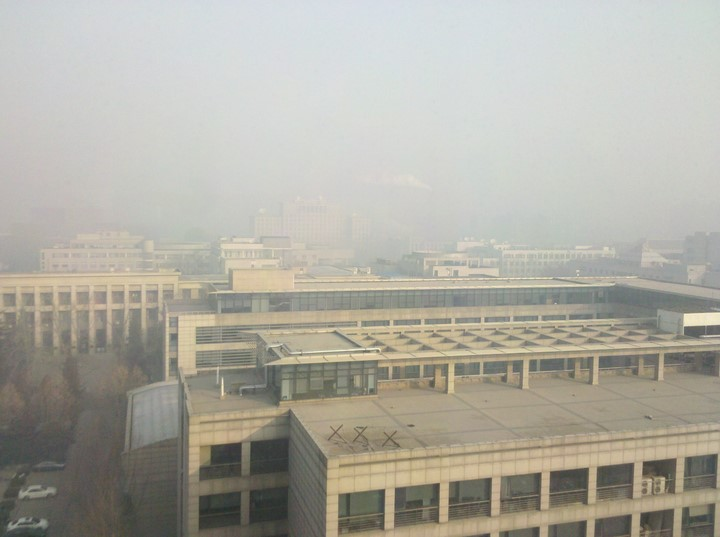
#> input picture matlab/img1/fog.bmp, 720 x 537 px
$ python -i graphic.py   (imports and definitions only)   (Python 2 division)   (older library calls are emulated)
#> lines starting #> are read from the running program, lines starting #| are printed output that depends on the picture; after the words box and inside, x2 and y2 are one past the last pixel; in counts of white or black regions, pixels touching at a corner belong together
#> further down, picture is the input picture: shape (537, 720, 3); mean B, G, R 162.2, 172.1, 174.4
import cv2
import numpy as np
import scipy
import scipy.sparse
import scipy.sparse.linalg
from math import ceil, exp, pi, cos, sin
from scipy.ndimage import convolve1d, gaussian_filter
from sklearn.neighbors import NearestNeighbors
from numpy.linalg import inv

############# poisson ###########

MASK_LIMIT_LIGHT=240
POISSON_ALPHA = 0.4
MASK_BORDER = 3
MASK_INNER = 1
MASK_EDGE = 2
MASK_OUTER = 0
CORNER_THRESHOLD = 500


GRAD_KERN = np.array([1, 0, -1], dtype=np.float)
NON_MAX_SIZE = (6,6)
NON_MAX_FLAG_MAX = 1
NON_MAX_FLAG_NON = 0
SIFT_SIZE = (8,8)
SIFT_BLOCK_SIZE = (32,32)
IGNORE_K = 2

# [8 lines left out: function neighbor, not called in this run]

def check_in(p,rect):
	return p[0] >= rect[0] and p[0] < rect[0]+rect[2] and p[1] >= rect[1] and p[1] < rect[1]+rect[3]

# [132 lines left out: functions getG, laplacian, from_mat_to_mask, make_border, compute_mask, poisson_blending, not called in this run]


########### stitch ################

def stitch_is_cor(img):
	cor_R = img2harris_R(img)
	is_cor = cor_R > CORNER_THRESHOLD

	return is_cor * 125 + img[:,:,0]

# [119 lines left out: functions stitch_non_max, stitch, feature_match_img, not called in this run]

def img2gray(img):
	return cv2.cvtColor(img , cv2.COLOR_BGR2GRAY)

def img2harris_R(image,size=3,k=0.04):
	gray = img2gray(image)
	gray = np.float32(gray)
	i_x , i_y = gradient1d(gray)
	ma = i_x * i_x
	mb = i_x * i_y
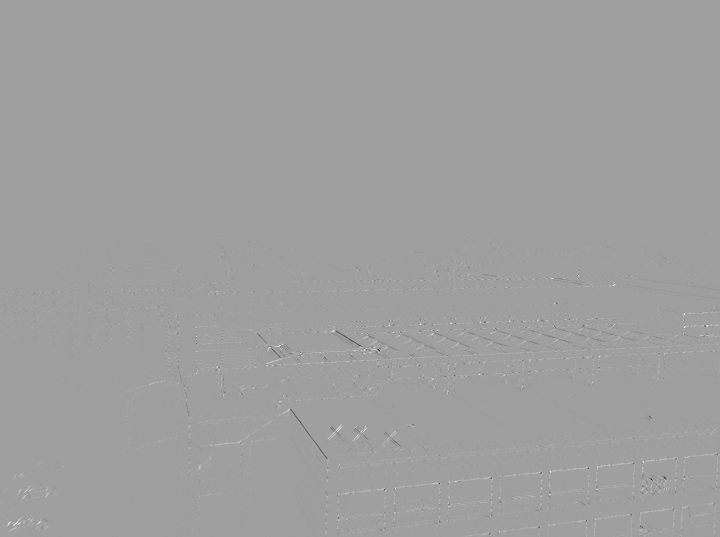
#> mb: shape (537, 720) float32; min -8170, max 4920, mean 6.3; drawn with min black and max white
	mc = i_y * i_y
	ma = gaussian_filter(ma,size)
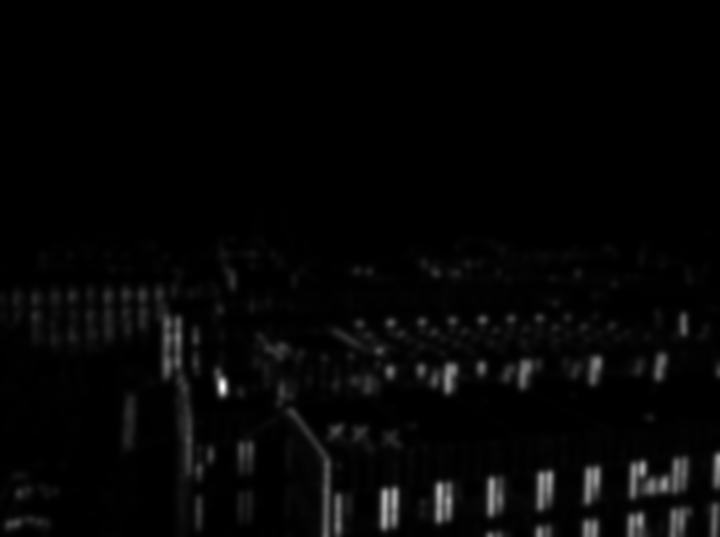
#> ma: shape (537, 720) float32; min 0.0424, max 2993.6, mean 68.8; drawn with min black and max white
	mb = gaussian_filter(mb,size)
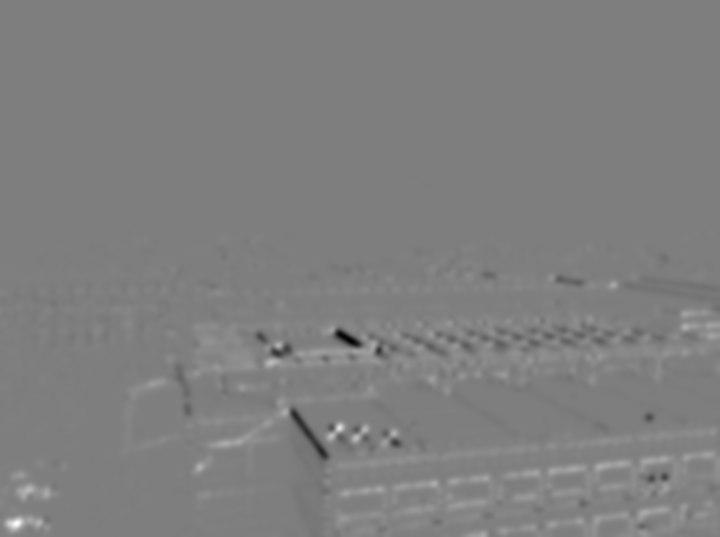
#> mb: shape (537, 720) float32; min -677.3, max 689, mean 6.3; drawn with min black and max white
	mc = gaussian_filter(mc,size)
	mac = ma + mc
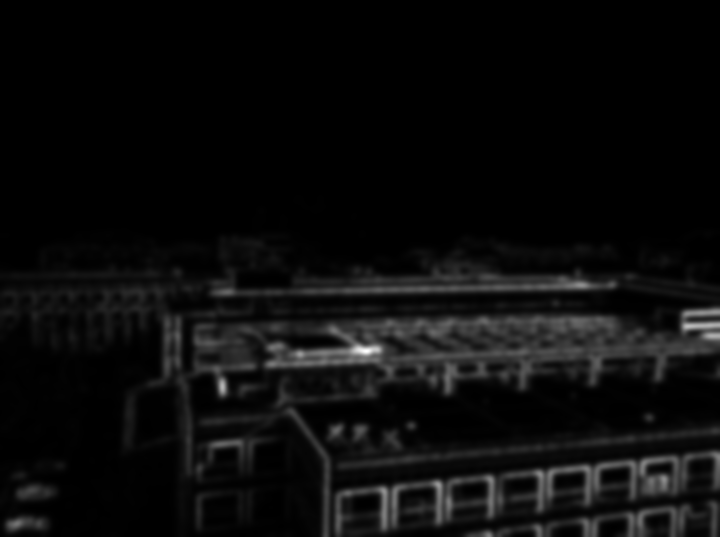
#> mac: shape (537, 720) float32; min 0.162, max 4348.6, mean 204; drawn with min black and max white
	R = ma * mc - mb * mb - k * mac * mac
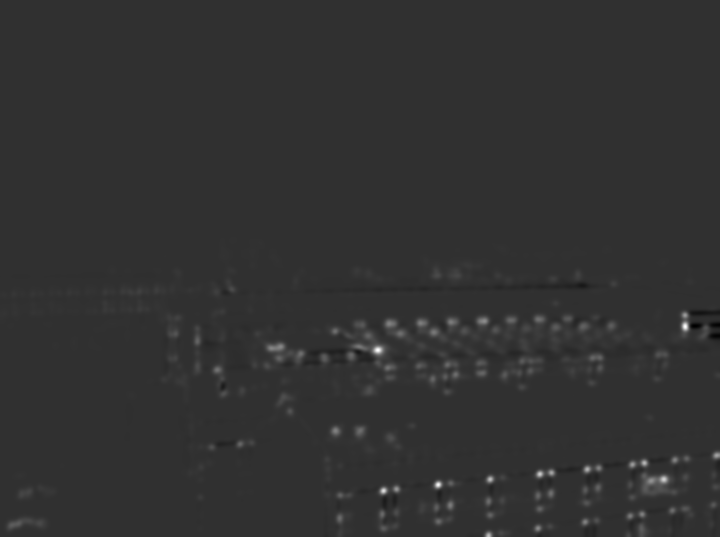
#> R: shape (537, 720) float32; min -341906.2, max 1467864.2, mean 9797.6; drawn with min black and max white
	return R

def gradient1d(mat):
	return (convolve1d(mat, GRAD_KERN, axis=1, mode="nearest"), convolve1d(mat, GRAD_KERN, axis=0, mode="nearest"))
# [247 lines left out: functions non_max_sup, gaussian, direct_hist, gen_block, extral_mat_value, sift and 2 more, not called in this run]


>>> import cv2
>>> picture = cv2.imread('../../../matlab/img1/fog.bmp')
>>> result = stitch_is_cor(picture)
#> in stitch_is_cor, `is_cor = cor_R > CORNER_THRESHOLD`:
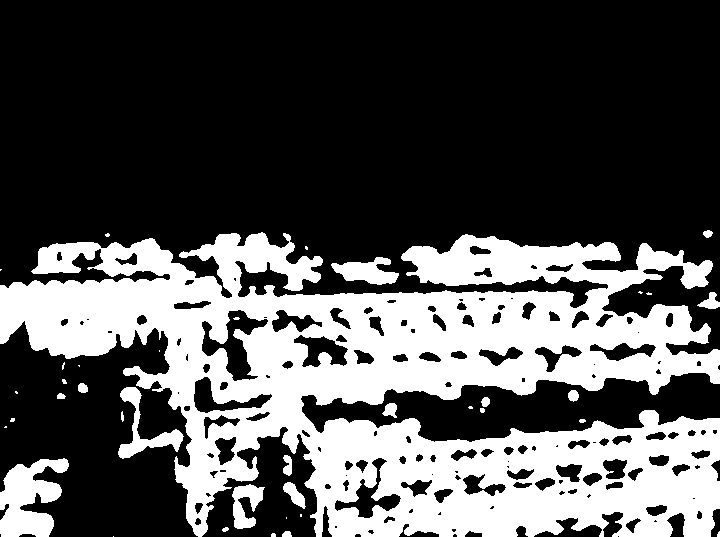
#> is_cor: shape (537, 720) bool; 32.6% white; 38 white regions (19 under 20 px), largest, box (x1, y1, x2, y2) and area: (0, 232, 720, 537) 117844, (0, 458, 69, 537) 3375, (118, 387, 184, 459) 1293
#> in stitch_is_cor, `return is_cor * 125 + img[:,:,0]`:
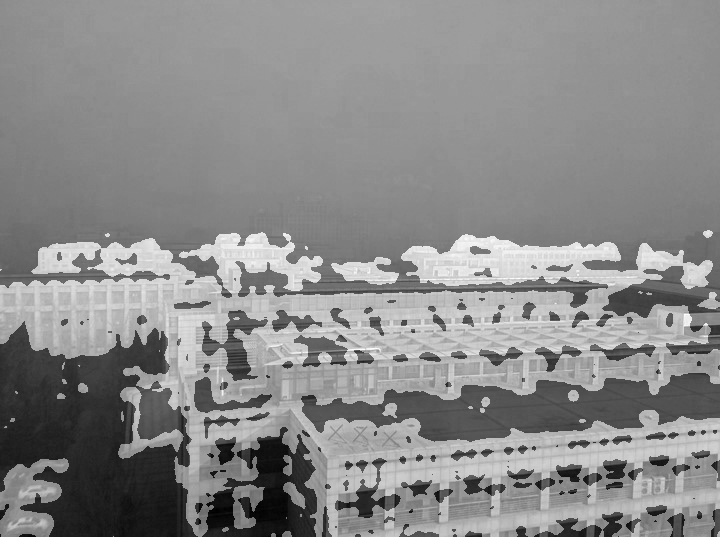
#> returned value: shape (537, 720) int64; min 39, max 341, mean 202.9; drawn with min black and max white
